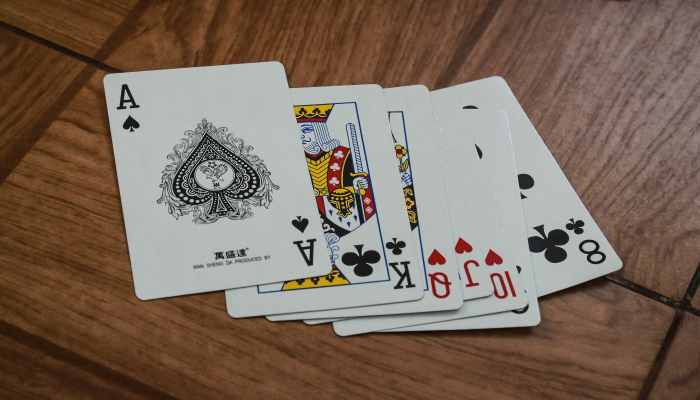
#> input picture Cartas.jpg, 1400 x 800 px, given in place of the camera (shown at 1/2 size)
$ python proyect1.py
#> lines starting #> are read from the running program, lines starting #| are printed output that depends on the picture; after the words box and inside, x2 and y2 are one past the last pixel; in counts of white or black regions, pixels touching at a corner belong together
#> further down, img is the input picture: shape (800, 1400, 3); mean B, G, R 92.3, 106.3, 124.2
# PROJECT 1 VIRTUAL PAINT
import cv2
import numpy as np
frameWidth = 640
frameHeight = 480
cap = cv2.VideoCapture(1)
cap.set(3, frameWidth)
cap.set(4, frameHeight)
cap.set(10,150)
# Array de los colores que se queiren detectar en este caso el naranja palido y celeste paslido
    # El primer array es para el color Verde
    # El segundo arra es para el color Amarillo
    # El tercero es para el color Celeste
myColors = [[0,184,21,90,255,255],
            [21,106,120,46,255,255],
            [97,235,0,179,255,255],
            [90,48,0,118,255,255]]
# Colores a usar para pintar estan en BGR y no en RGB
"""El arreglo es para los colores que van a pintar en la pantall el primero es para el color
Naranja, el segundo es para el color Celeste, y el tercero es pera el color Amarillo"""
myColorValues = [[20,194,3],
                [1,255,251],
                [255,217,1],
                [255,0,0]]

myPoints =  []  ## [x , y , colorId ]

def findColor(img,myColors,myColorValues):
    imgHSV = cv2.cvtColor(img, cv2.COLOR_BGR2HSV)
#> imgHSV: shape (800, 1400, 3); mean H, S, V 36.6, 92.6, 126.9
    count = 0
    newPoints=[]
    for color in myColors:
        lower = np.array(color[0:3])
        upper = np.array(color[3:6])
        mask = cv2.inRange(imgHSV,lower,upper)
        x,y=getContours(mask)
        cv2.circle(imgResult,(x,y),15,myColorValues[count],cv2.FILLED)
        if x!=0 and y!=0:
            newPoints.append([x,y,count])
        count +=1
#> this loop made 4 passes
#> (x, y) on passes 1, 2, 4: (205, 0), (626, 209), (722, 206)
#> (contours in getContours, x, y) on pass 3: (10 contours, all with area under 20, 0, 0)
#> pass 1, in findColor, `mask = cv2.inRange(imgHSV,lower,upper)`:
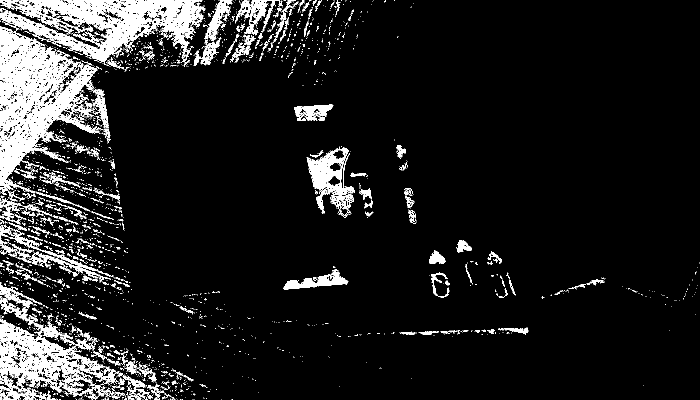
#> mask: shape (800, 1400) (shown at 1/2 size); 9.9% white; 2981 white regions (2708 under 20 px), largest, box (x1, y1, x2, y2) and area: (0, 53, 206, 401) 27674, (0, 0, 411, 126) 22470, (0, 596, 239, 800) 15381
#> pass 2, in findColor, `mask = cv2.inRange(imgHSV,lower,upper)`:
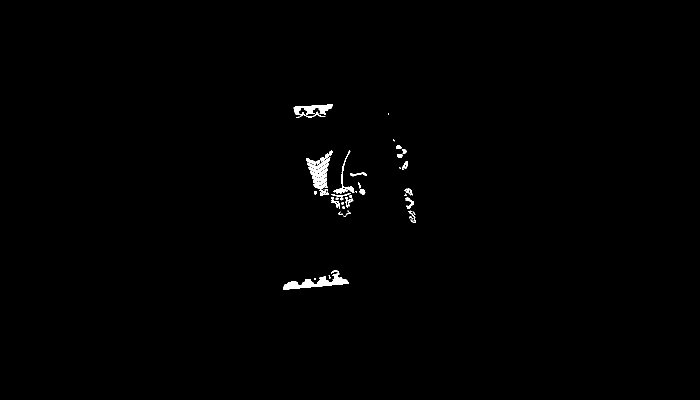
#> mask: shape (800, 1400) (shown at 1/2 size); 0.59% white; 56 white regions (18 under 20 px), largest, box (x1, y1, x2, y2) and area: (566, 547, 698, 580) 1631, (614, 314, 661, 377) 1351, (587, 209, 666, 236) 1034
#> pass 3, in findColor, `mask = cv2.inRange(imgHSV,lower,upper)`:
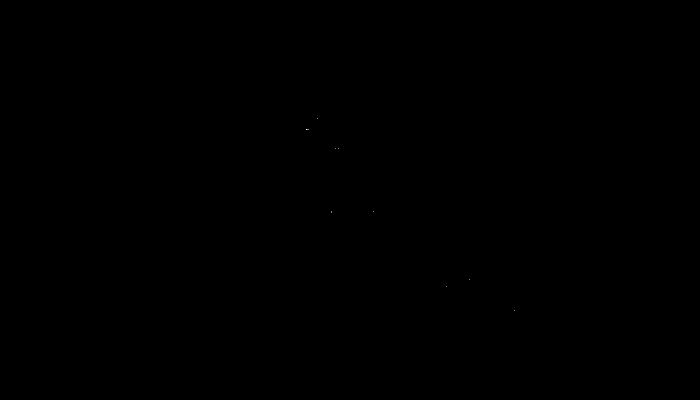
#> mask: shape (800, 1400) (shown at 1/2 size); 0% white in thin lines or dots, all inside (x1, y1, x2, y2) = (612, 236, 1029, 622)
#> after the loop:
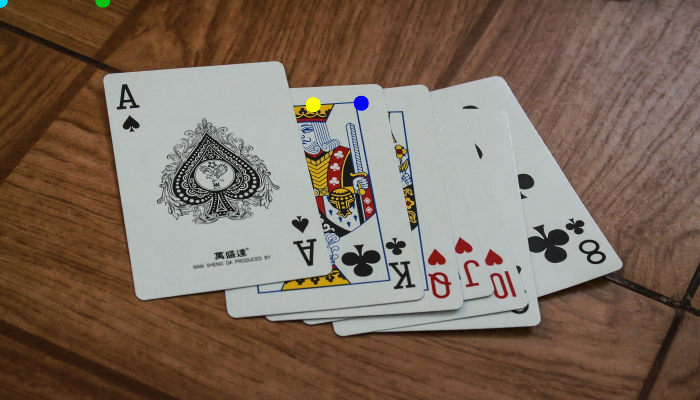
#> imgResult: shape (800, 1400, 3) (shown at 1/2 size); 0.18% of pixels changed, all inside (x1, y1, x2, y2) = (0, 0, 738, 225)
#> after the loop:
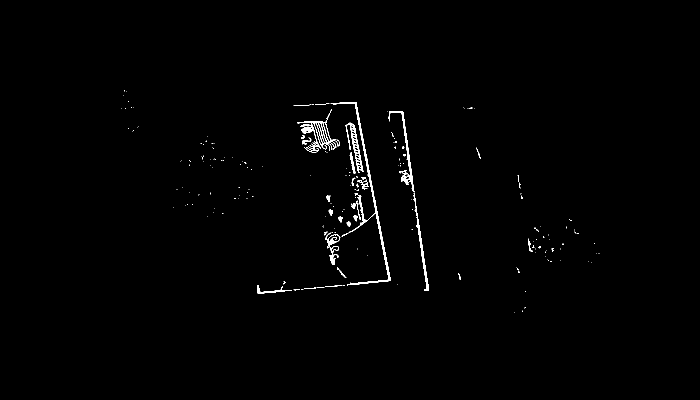
#> mask: shape (800, 1400) (shown at 1/2 size); 0.81% white; 201 white regions (162 under 20 px), largest, box (x1, y1, x2, y2) and area: (661, 204, 782, 571) 1890, (594, 219, 677, 305) 1386, (777, 222, 829, 384) 995
#> after the loop, count = 4; newPoints = [[626, 209, 1], [722, 206, 3]]
        #cv2.imshow(str(color[0]),mask)
    return newPoints

def getContours(img):
    contours,hierarchy = cv2.findContours(img,cv2.RETR_EXTERNAL,cv2.CHAIN_APPROX_NONE)
    x,y,w,h = 0,0,0,0
    for cnt in contours:
        area = cv2.contourArea(cnt)
        if area>500:
            #cv2.drawContours(imgResult, cnt, -1, (255, 0, 0), 3)
            peri = cv2.arcLength(cnt,True)
            approx = cv2.approxPolyDP(cnt,0.02*peri,True)
            x, y, w, h = cv2.boundingRect(approx)
    return x+w//2,y

def drawOnCanvas(myPoints,myColorValues):
    for point in myPoints:
        cv2.circle(imgResult, (point[0], point[1]), 10, myColorValues[point[2]], cv2.FILLED)


while True:
    success, img = cap.read()
    imgResult = img.copy()
    newPoints = findColor(img, myColors,myColorValues)
#> newPoints = [[626, 209, 1], [722, 206, 3]]
    if len(newPoints)!=0:
        for newP in newPoints:
            myPoints.append(newP)
#> this loop made 2 passes
#> after the loop, myPoints = [[626, 209, 1], [722, 206, 3]]
    if len(myPoints)!=0:
        drawOnCanvas(myPoints,myColorValues)
#> the loop in drawOnCanvas, `for point in myPoints:` made 2 passes


    cv2.imshow("Result", imgResult)
    if cv2.waitKey(1) & 0xFF == ord('q'):
#> (key q is pressed here)
        break

$ run again, on adolescence-face.jpg
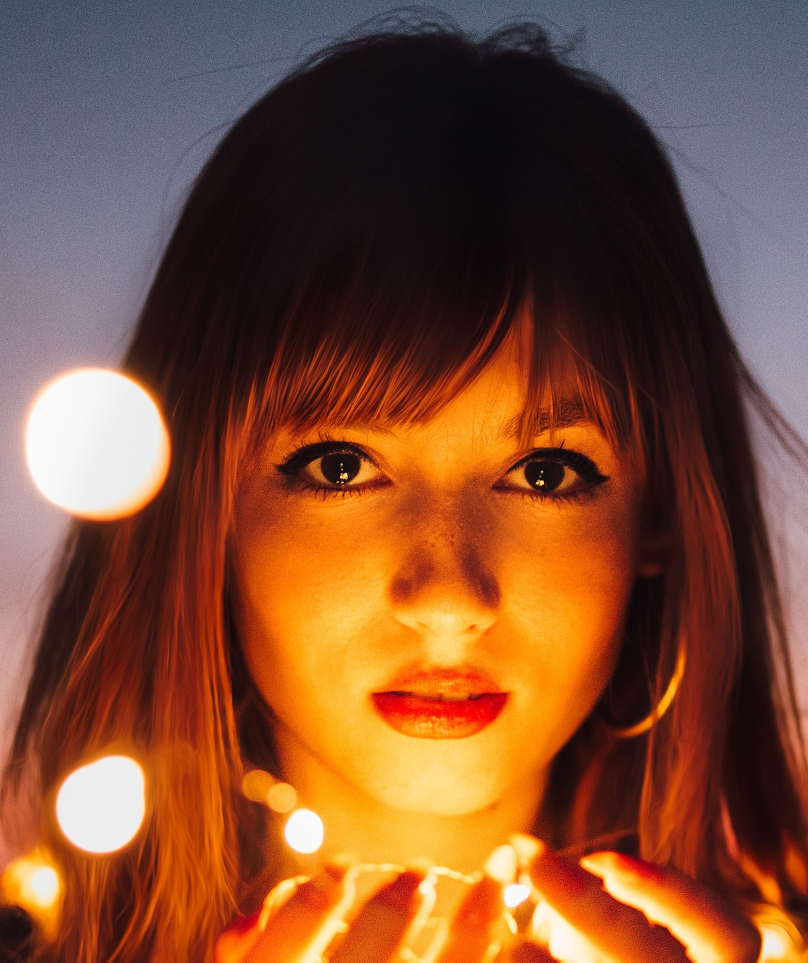
#> input picture adolescence-face.jpg, 1615 x 1925 px, given in place of the camera (shown at 1/2 size)
#> img is the input picture: shape (1925, 1615, 3); mean B, G, R 52.5, 78.5, 127.6
#> imgHSV: shape (1925, 1615, 3); mean H, S, V 62.4, 147.1, 131.8
#> the loop in findColor, `for color in myColors:` made 4 passes
#> (x, y) on passes 1 to 4: (832, 736), (702, 1213), (782, 1385), (807, 0)
#> pass 1, in findColor, `mask = cv2.inRange(imgHSV,lower,upper)`:
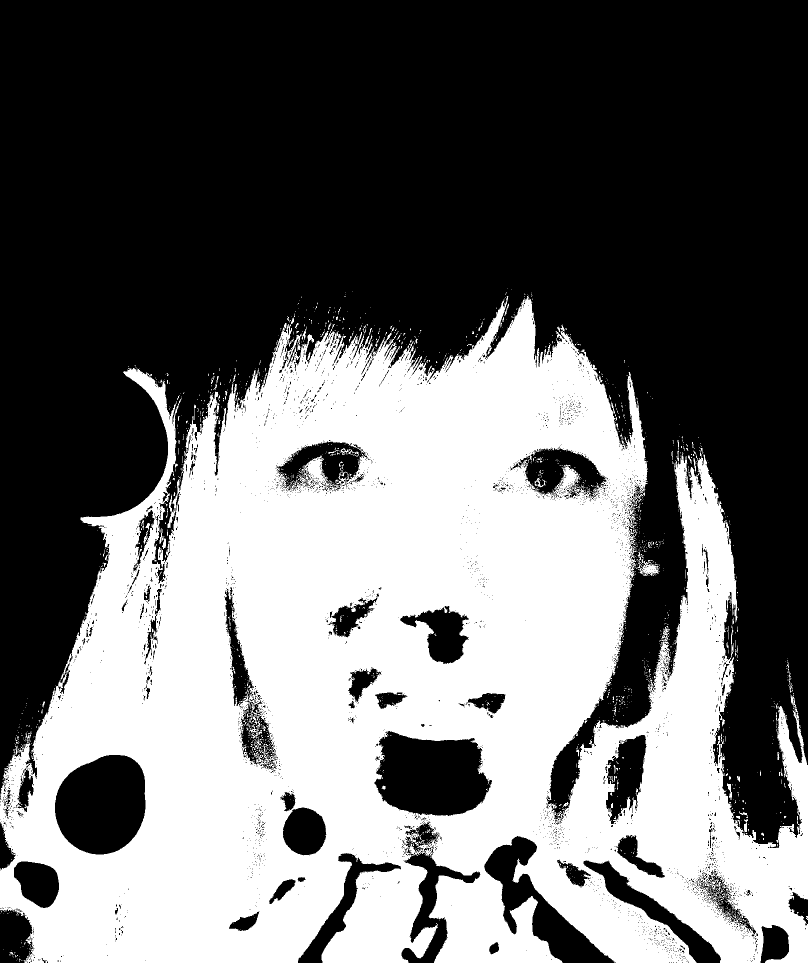
#> mask: shape (1925, 1615) (shown at 1/2 size); 42.3% white; 1748 white regions (1651 under 20 px), largest, box (x1, y1, x2, y2) and area: (0, 591, 1615, 1925) 1304636, (1271, 1104, 1320, 1152) 746, (497, 1442, 524, 1498) 365
#> after the loop in findColor, `for color in myColors:`:
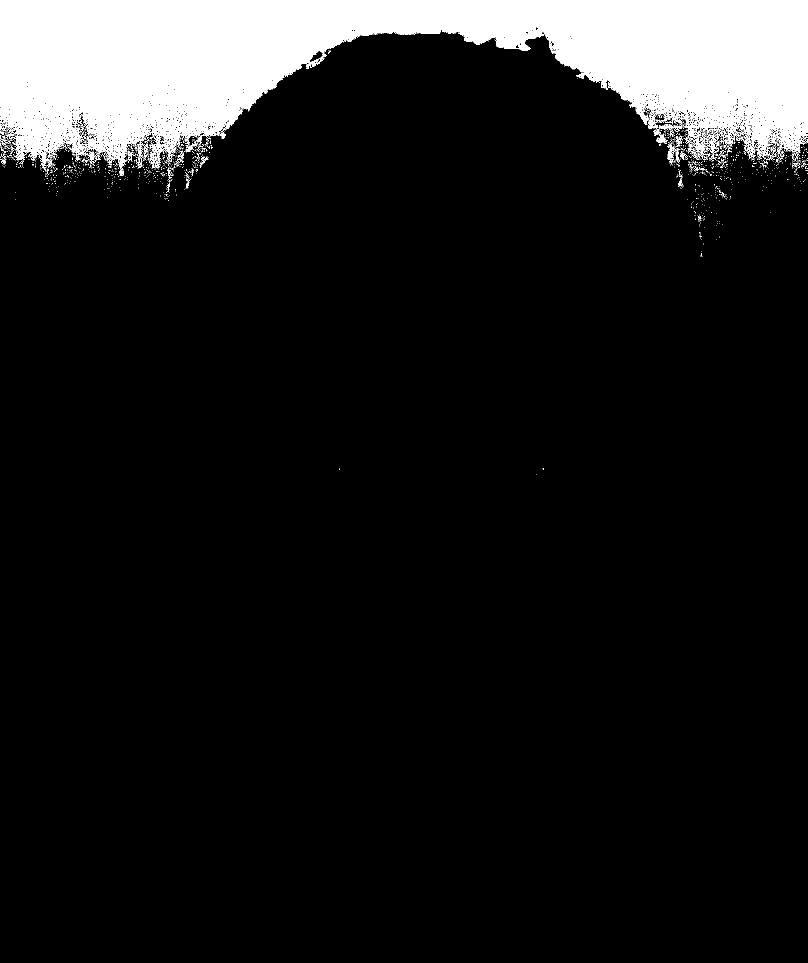
#> mask: shape (1925, 1615) (shown at 1/2 size); 10.2% white; 1547 white regions (1498 under 20 px), largest, box (x1, y1, x2, y2) and area: (0, 0, 1615, 352) 310419, (1334, 285, 1361, 328) 392, (1308, 258, 1336, 288) 273
#> after the loop in findColor, `for color in myColors:`: count = 4; newPoints = [[832, 736, 0], [702, 1213, 1], [782, 1385, 2]]
#> the loop `for newP in newPoints:` made 3 passes
#> the loop in drawOnCanvas, `for point in myPoints:` made 3 passes

$ run again, on adolescence.jpg
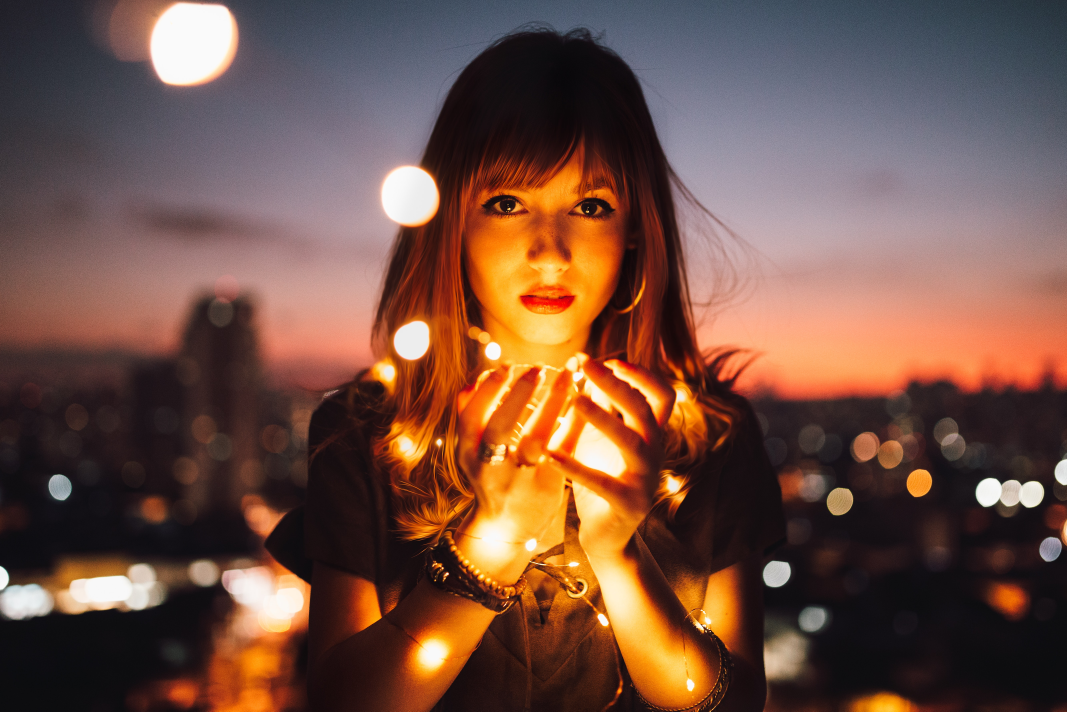
#> input picture adolescence.jpg, 5335 x 3557 px, given in place of the camera (shown at 1/5 size)
#> img is the input picture: shape (3557, 5335, 3); mean B, G, R 67.3, 80.2, 113.7
#> imgHSV: shape (3557, 5335, 3); mean H, S, V 77.4, 106.9, 117.4
#> the loop in findColor, `for color in myColors:` made 4 passes
#> (x, y) on passes 1 to 4: (3618, 835), (2750, 1319), (2638, 1477), (3258, 2)
#> pass 1, in findColor, `mask = cv2.inRange(imgHSV,lower,upper)`:
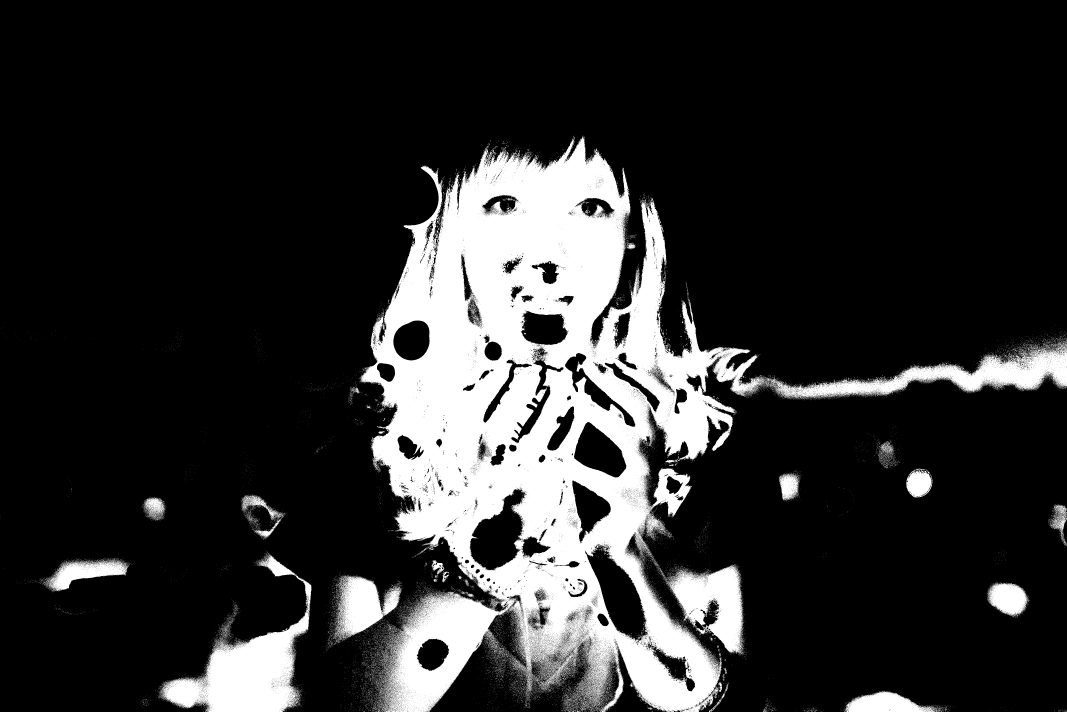
#> mask: shape (3557, 5335) (shown at 1/5 size); 18.4% white; 25748 white regions (25170 under 20 px), largest, box (x1, y1, x2, y2) and area: (1800, 682, 5335, 3557) 2935424, (801, 2773, 1558, 3557) 192608, (3331, 2824, 3719, 3271) 90970
#> after the loop in findColor, `for color in myColors:`:
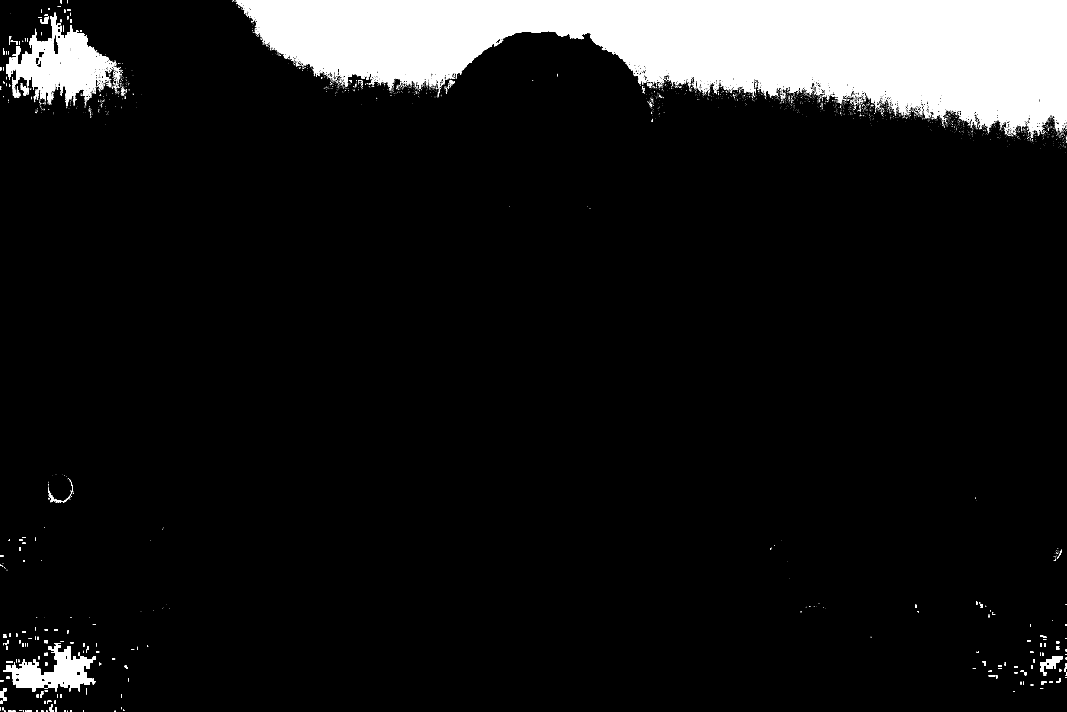
#> mask: shape (3557, 5335) (shown at 1/5 size); 9% white; 8949 white regions (8501 under 20 px), largest, box (x1, y1, x2, y2) and area: (1182, 0, 5335, 645) 1524223, (30, 64, 546, 498) 77841, (16, 3216, 480, 3456) 46841
#> after the loop in findColor, `for color in myColors:`: count = 4; newPoints = [[3618, 835, 0], [2750, 1319, 1], [2638, 1477, 2], [3258, 2, 3]]
#> the loop `for newP in newPoints:` made 4 passes
#> after the loop `for newP in newPoints:`: myPoints has the same summary as newPoints in findColor
#> the loop in drawOnCanvas, `for point in myPoints:` made 4 passes
